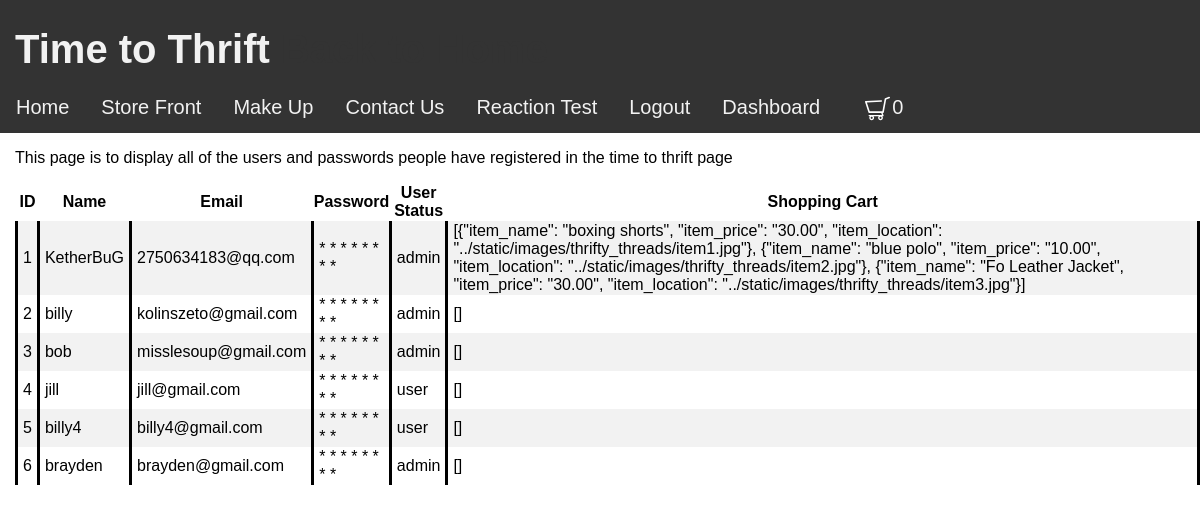
/time_to_thrift/admin (signed in), run on the app's committed database.
### models/module.py (models this page shows, shortened)
class UserTT(db.Model):
    id = db.Column(db.Integer, primary_key=True)
    username = db.Column(db.String(15), unique=True)
    email = db.Column(db.String(50))
    password = db.Column(db.String(80))
    shopping_cart_column = db.Column(db.String(8000), nullable=False)
    authen = db.Column(db.String(50))
    pass

### views/time_to_thrift/view.py (the view)
@time_to_thrift_bp.route('/admin')
def admin_display():
    return render_template("time_to_thrift/admin_page.html", table=user_records, display_cart=shopping_cart)

### models/login.py (called while the page is built)
@login_manager.user_loader
def load_user_DN(user_id):
    return userDN.query.get(int(user_id))

### views/time_to_thrift/templates/time_to_thrift/admin_page.html (shortened to what this page needs)
{% extends "base.html" %}
{% block style %}
<link rel="stylesheet" href="../static/css/style_home.css" type="text/css">
{% endblock %}
{% block content %}
<div style="margin-left: 15px;">
    <p>This page is to display all of the users and passwords people have registered in the time to thrift page</p>
    <table id="user_table">
        <tr>
            <th>ID</th>
            <th>Name</th>
            <th>Email</th>
            <th>Password</th>
            <th>User Status</th>
            <th>Shopping Cart</th>
        </tr>
        {% for row in table %}
        {% set password = row["password"] %}
        <tr>
            <td>{{ row['id'] }}</td>
            <td>{{ row['username'] }}</td>
            <td>{{ row['email'] }}</td>
            <td onmouseover="showPassword({{loop.index}}, 'password_char2', 'password_real2')" onmouseout="showChar({{loop.index}}, 'password_char2', 'password_real2')">
                <span style="display: inline;" id="password_char2{{loop.index}}">
                    {% for i in password %}
                    *
                    {% endfor %}
                </span>
            </td>
            <td>{{ row['authen'] }}</td>
            <td style="width: 1000px;">{{ row['shopping_cart_column'] }}</td>
        </tr>
        {% endfor %}
    </table>
</div>
{% endblock %}

### static/css/style_base.css (style rules this page uses)
body { margin: 0; font-family: Arial, Helvetica, sans-serif; overflow-x: hidden; }

### static/css/style_home.css (style rules this page uses)
* { box-sizing:border-box }

### views/time_to_thrift/templates/time_to_thrift/admin_page.html (style rules this page uses)
tr:nth-child(even) { background-color: #f2f2f2; }
table { border-collapse: collapse; }
tr { border: none; }
td { border-right: solid 3px #000000; border-left: solid 3px #000000; padding-left: 5px; padding-right: 5px; }

### data on the page
UserTT: id "1", username "KetherBuG", email "2750634183@qq.com", authen "admin", shopping_cart_column "[{\"item_name\": \"boxing shorts\", \"item_price\": \"30.00\", \"item_location\": \"../static/images/thrifty_threads/item1.jpg\"}, {\"item_name\": \"blue polo\", \"item_price\": \"10.00\", \"item_location\": \"../static/images/thrifty_threads/item2.jpg\"}, {\"item_name\": \"Fo Leather Jacket\", \"item_price\": \"30.00\", \"item_location\": \"../static/images/thrifty_threads/item3.jpg\"}]"
UserTT: id "2", username "billy", email "kolinszeto@gmail.com", authen "admin", shopping_cart_column "[]"
UserTT: id "3", username "bob", email "misslesoup@gmail.com", authen "admin", shopping_cart_column "[]"
UserTT: id "4", username "jill", email "jill@gmail.com", authen "user", shopping_cart_column "[]"
UserTT: id "5", username "billy4", email "billy4@gmail.com", authen "user", shopping_cart_column "[]"
UserTT: id "6", username "brayden", email "brayden@gmail.com", authen "admin", shopping_cart_column "[]"

### other printed values
{{ display_cart|length }} "0"
